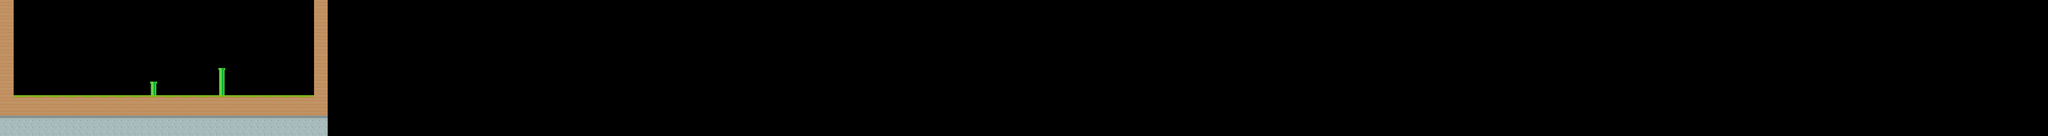

Rendered tile map (Tiled .tmx) drawn with the repository's tilesets; below, a short description and the map source with its tile grids summarised:
An orthogonal 300x20 tile map with 70x70 px tiles, 1 tile layer (collision), 1 hidden layer not drawn, 2 tilesets.

<map version="1.0" orientation="orthogonal" width="300" height="20" tilewidth="70" tileheight="70">
 <tileset firstgid="1" name="tiles_map" tilewidth="70" tileheight="70">
  <image source="../images/tiles_map.png" width="700" height="140" />
 </tileset>
 <tileset firstgid="21" name="enemy" tilewidth="70" tileheight="70">
  <image source="../images/enemy.png" width="70" height="70" />
 </tileset>
 <layer name="background" width="300" height="20" visible="0">
  <data>[6000 cells, 6000 non-empty, 1 distinct tile ids]</data>
 </layer>
 <layer name="collision" width="300" height="20">
  <data>[6000 cells, 350 non-empty, 6 distinct tile ids]</data>
 </layer>
</map>
